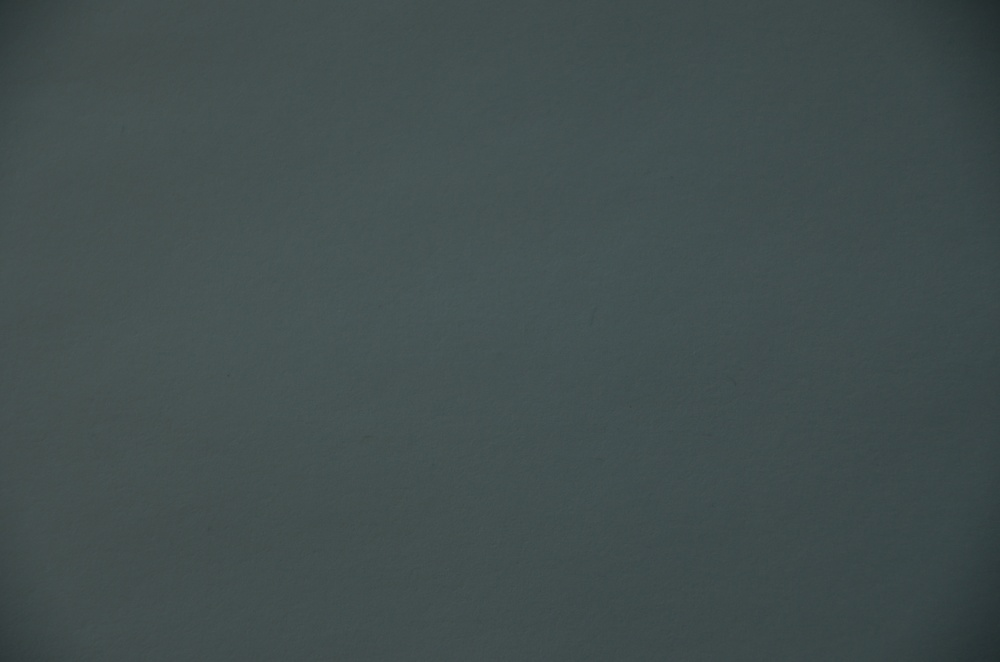
#> input picture CalibImages/5.JPG, 1000 x 662 px, shrunk from 4928 x 3264 before the run, found by its file name
$ jupyter execute --allow-errors 'Plot Histogram.ipynb'
#> lines starting #> are read from the running program, lines starting #| are printed output that depends on the picture
[cell 1]
import glob
import numpy as np
import cv2
from PIL import Image
from sklearn import datasets, linear_model
import matplotlib.pyplot as plt

filelist = glob.glob("./PictureStack/PictureStackImages/*.JPG")
filelist

#> (a cell that did not finish here is left out)

#> (a cell that did not finish here is left out)

#> (a cell that did not finish here is left out)

#> (a cell that did not finish here is left out)

#> (a cell that did not finish here is left out)

[cell 7]
a1 = 250/90 #T1/T
#> (the rest of this cell did not finish here and is left out)

[cell 8]
a2 = 250/20 # T2/T
#> (the rest of this cell did not finish here and is left out)

[cell 9]
def plotHistogram(img):
    g1 = 1.79526731311
    g2 = 1.85695064051
    g3 = 1.69743757856
    rChannel = img[:,:,0]
    gChannel = img[:,:,1]
    bChannel = img[:,:,2]
    rChannel = np.power(rChannel, g1)
    gChannel = np.power(gChannel, g2)
    bChannel = np.power(bChannel, g3)
    rChannel = np.dstack((rChannel, gChannel))
    img = np.dstack((rChannel, bChannel))
    img = img.astype(np.uint8)
    histr = cv2.calcHist([img],[0],None,[25],[0,256**g1])
    plt.figure(figsize=(18,6))
    plt.subplot(1,3,1)
    plt.plot(histr,color = 'r')
    plt.xlim([0,25])

    histr = cv2.calcHist([img],[1],None,[25],[0,256**g2])
    plt.subplot(1,3,2)
    plt.plot(histr,color = 'g')
    plt.xlim([0,25])

    histr = cv2.calcHist([img],[2],None,[25],[0,256**g3])
    plt.subplot(1,3,3)
    plt.plot(histr,color = 'b')
    plt.xlim([0,25])

[cell 10]
img1 = np.array(cv2.imread('C:/Users/VIBIN/Desktop/abul/Untitled Folder/PictureStack/PictureStackImages/5.jpg'))
#> img1 is the input picture: shape (662, 1000, 3); mean B, G, R 78.5, 78.2, 65.8
img2 = np.array(cv2.imread('C:/Users/VIBIN/Desktop/abul/Untitled Folder/PictureStack/PictureStackImages/8.jpg'))
img3 = np.array(cv2.imread('C:/Users/VIBIN/Desktop/abul/Untitled Folder/PictureStack/PictureStackImages/12.jpg'))
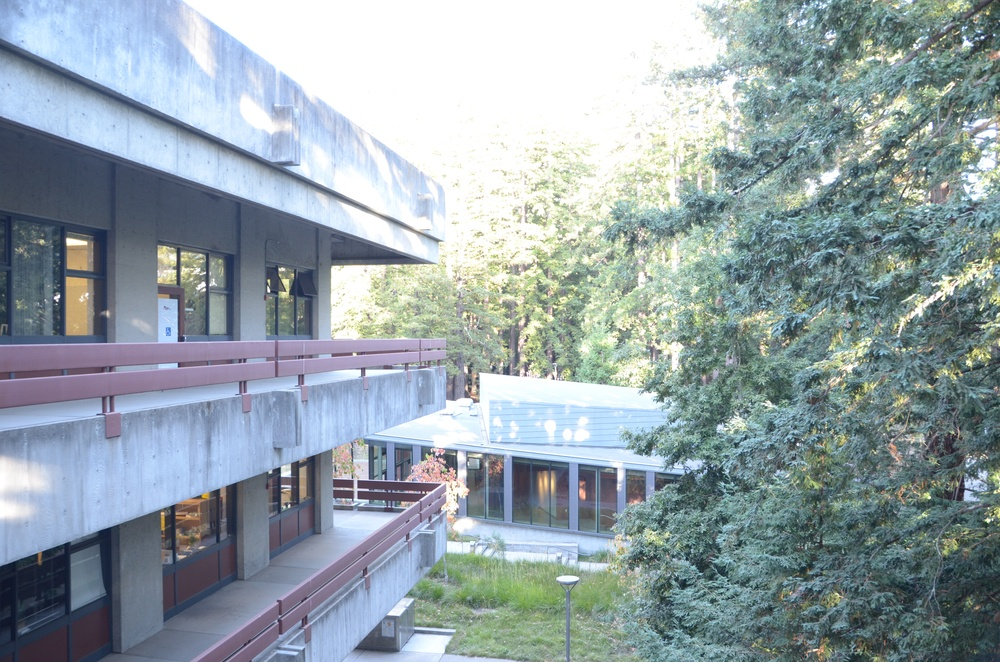
#> input picture PictureStackImages/12.JPG, 1000 x 662 px, shrunk from 4928 x 3264 before the run, found by its file name
#> img3 is the input picture: shape (662, 1000, 3); mean B, G, R 167.9, 162.4, 148.8

[cell 11]
plotHistogram(img1)
#> in plotHistogram, `img = img.astype(np.uint8)`:
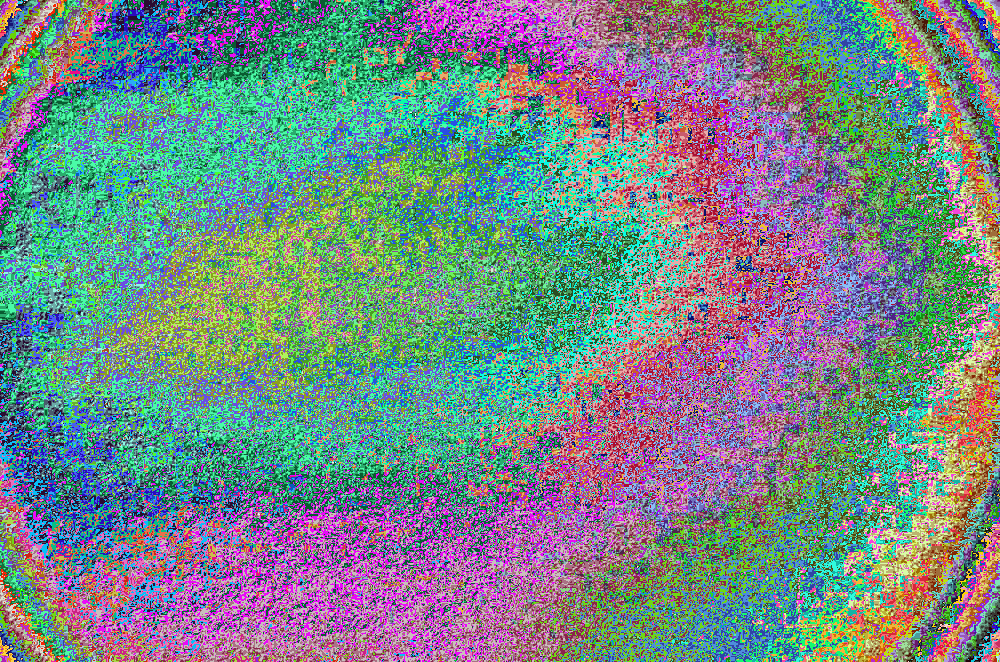
#> img: shape (662, 1000, 3); mean of channels 0, 1, 2 135.2, 135.4, 118.2; drawn as B, G, R
#> in plotHistogram, `histr = cv2.calcHist([img],[0],None,[25],[0,256**g1])`: histr = 25 values, max 662000 at index 0, min 0 at index 1, mean 26480
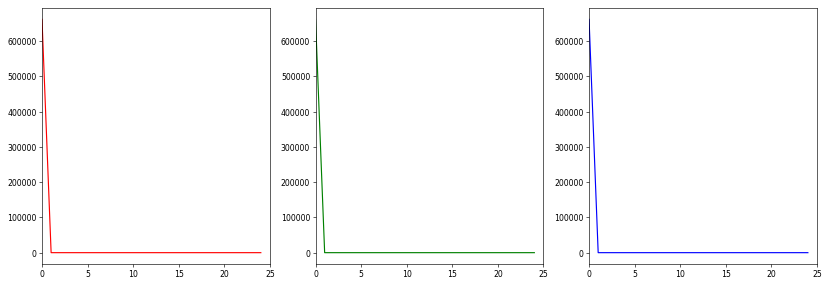
#> figure drawn by matplotlib, 3 panels; panel 1: curve peaks at x = 0, y = 662000; panel 2: curve peaks at x = 0, y = 662000; panel 3: curve peaks at x = 0, y = 662000

#> (a cell that did not finish here is left out)

[cell 13]
plotHistogram(img3)

[cell 14]
a1 = 250/90
#> (the rest of this cell did not finish here and is left out)

[cell 15]
a2 = 250/20
img3 = img3/a2
img3 = img3.astype(np.uint8)
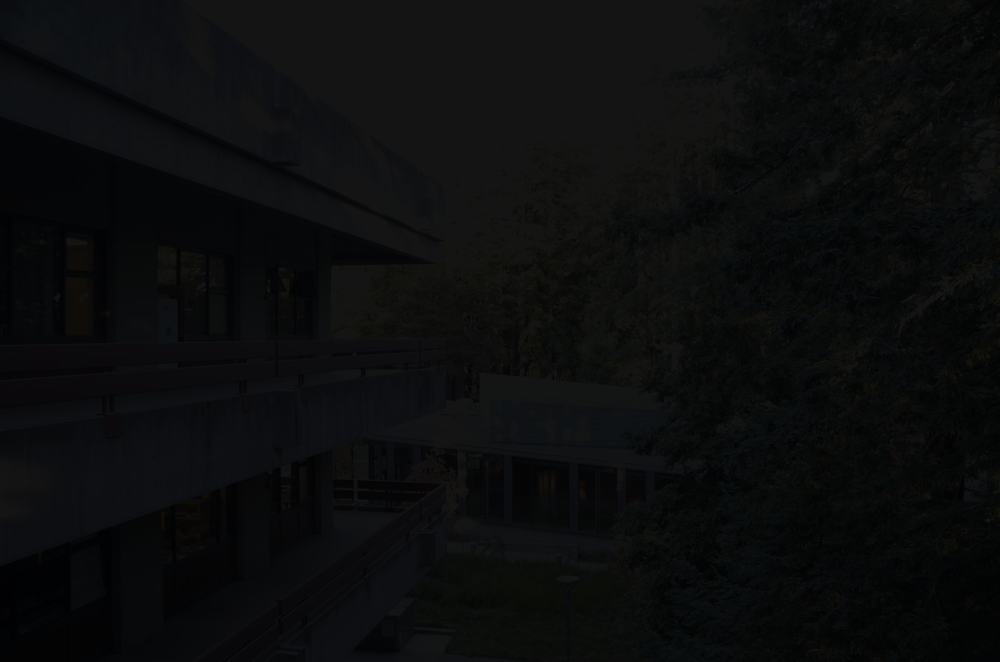
#> img3: shape (662, 1000, 3); mean B, G, R 12.97, 12.53, 11.43
plotHistogram(img3)
#> in plotHistogram (call 4), `rChannel = np.power(rChannel, g1)`:
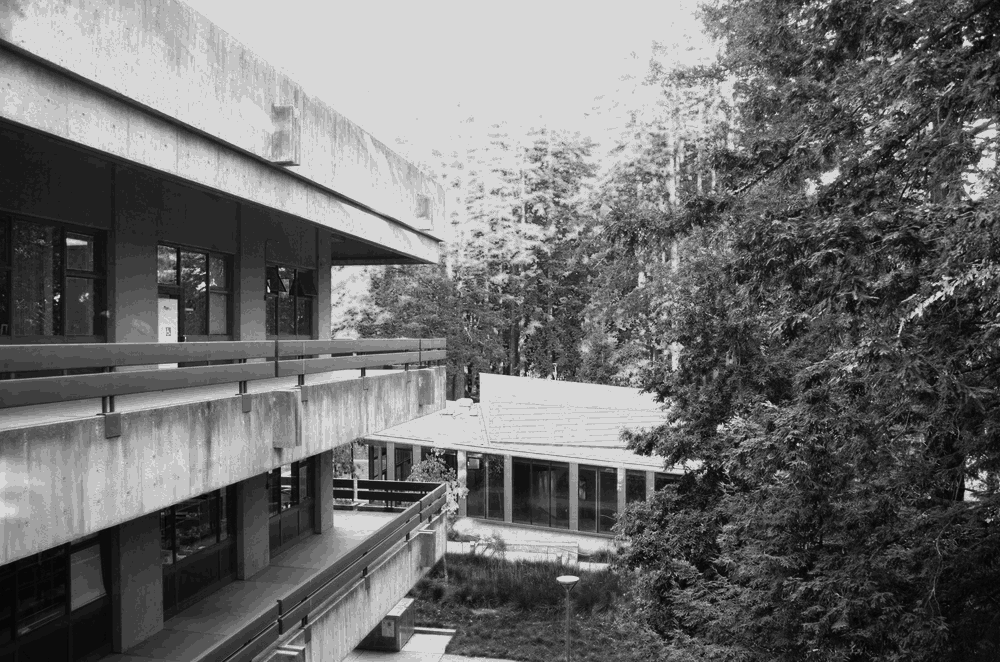
#> rChannel: shape (662, 1000) float64; min 1, max 216.6, mean 110.4
#> in plotHistogram (call 4), `bChannel = np.power(bChannel, g3)`:
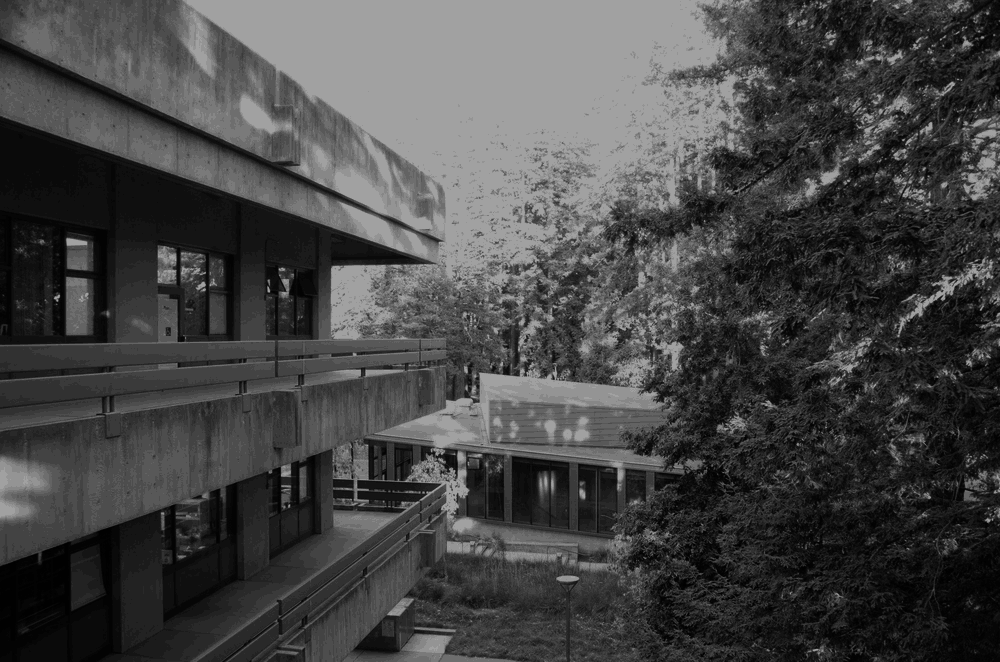
#> bChannel: shape (662, 1000) float64; min 0, max 161.6, mean 70.3
#> in plotHistogram (call 4), `img = img.astype(np.uint8)`:
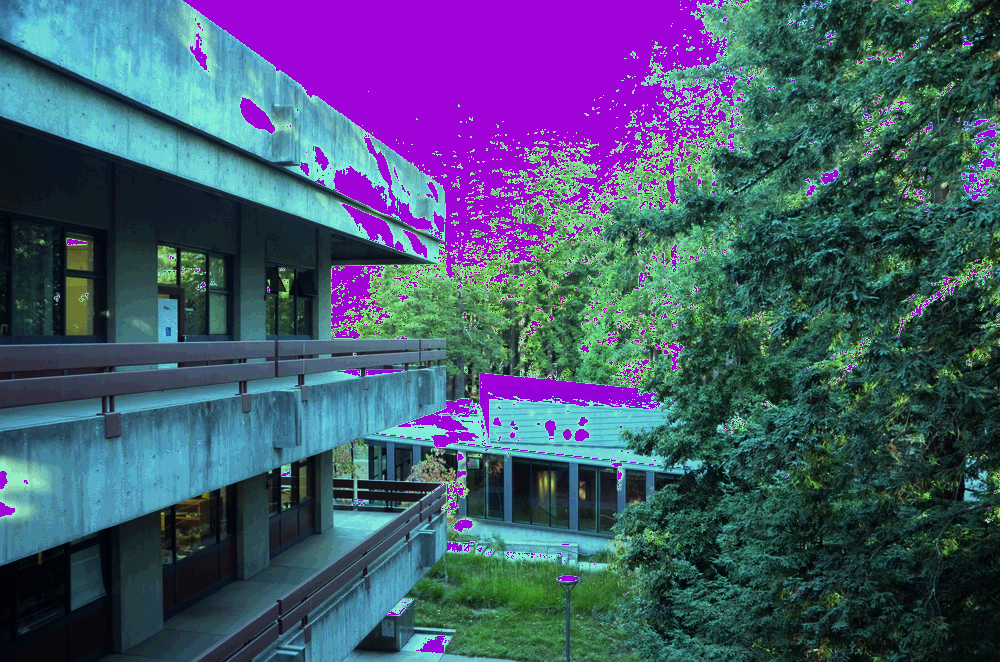
#> img: shape (662, 1000, 3); mean of channels 0, 1, 2 109.9, 86.9, 69.8; drawn as B, G, R

[cell 16]
img1.max()
#> Out = 92
